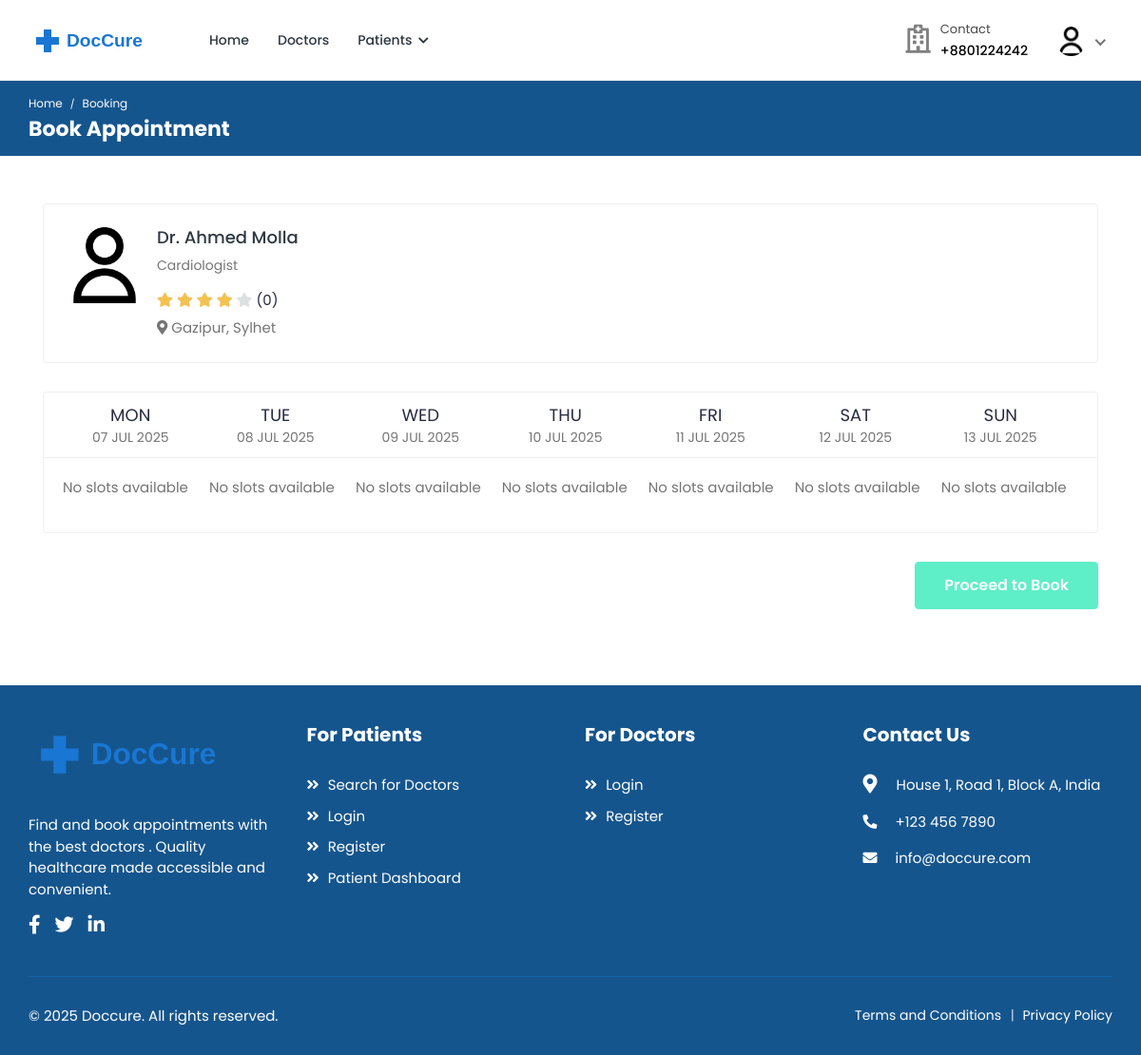
/bookings/doctor/doctor15 (signed in), run on an earlier commit of the app's database.
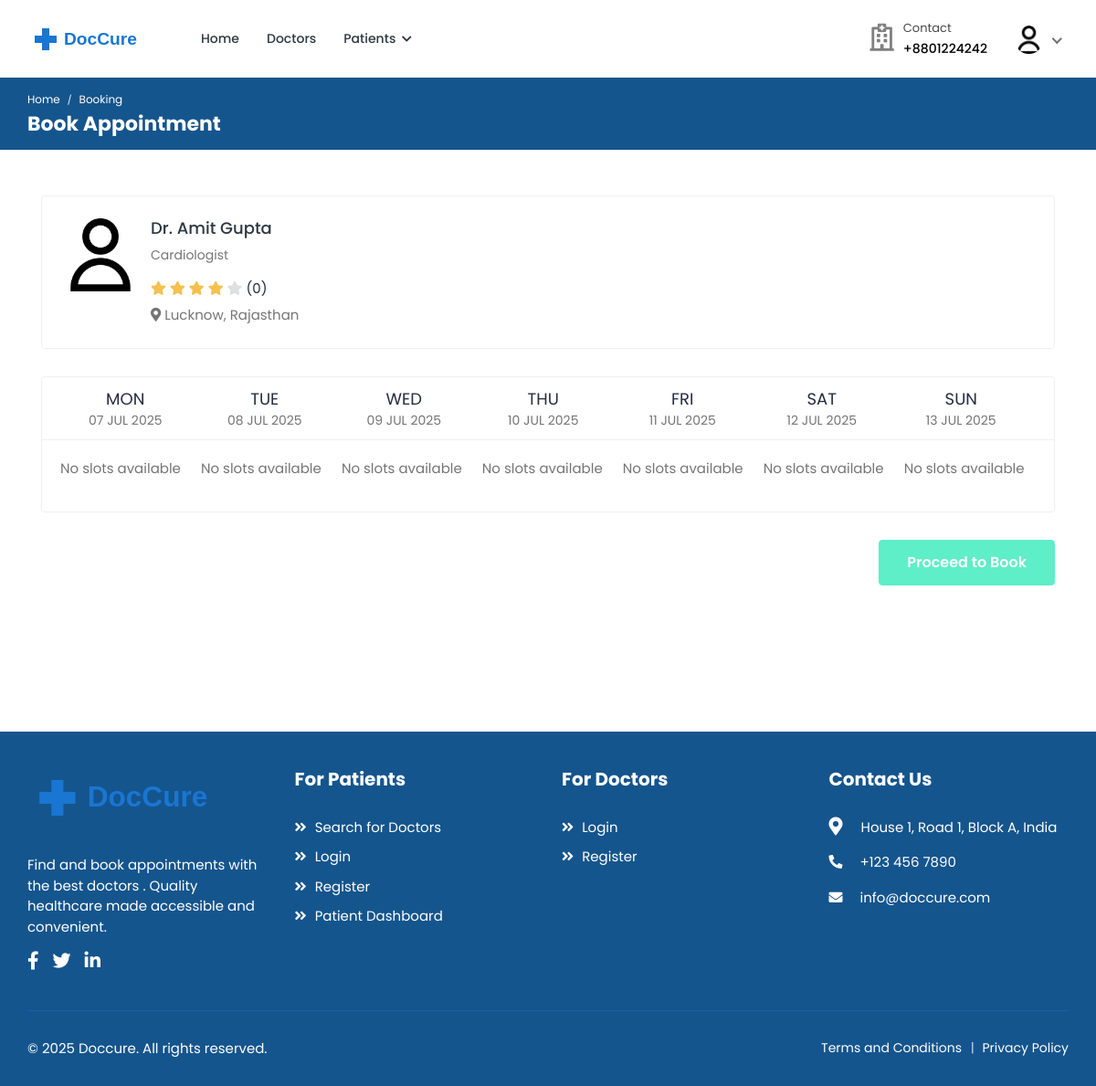
And on a later commit of the database.
### accounts/models.py (models this page shows, shortened)
class User(AbstractUser):
    class RoleChoices(models.TextChoices):
        DOCTOR = "doctor", "Doctor"
        PATIENT = "patient", "Patient"
    username = models.CharField(max_length=30, unique=True)
    role = models.CharField(
        choices=RoleChoices.choices,
        max_length=20,
        default="patient",
        error_messages={"required": "Role must be provided"},
    )
    email = models.EmailField(
        blank=True,
        error_messages={
            "unique": "A user with that email already exists.",
        },
    )
    first_name = models.CharField(max_length=150, blank=True)
    last_name = models.CharField(max_length=150, blank=True)
    registration_number = models.IntegerField(null=True, blank=True)
    USERNAME_FIELD = "username"
    REQUIRED_FIELDS = []
    objects = CustomUserManager()
    def get_full_name(self):
        full_name = "%s %s" % (self.first_name, self.last_name)
        return full_name.strip() or self.username
    @property
    def rating(self):
        return 4  # Default value

class Profile(models.Model):
    user = models.OneToOneField(
        User, on_delete=models.CASCADE, related_name="profile"
    )
    avatar = models.ImageField(
        default="defaults/user.png", upload_to=profile_photo_directory_path
    )
    phone = models.CharField(max_length=20, blank=True, null=True)
    dob = models.DateField(blank=True, null=True)
    about = models.TextField(blank=True, null=True)
    specialization = models.CharField(max_length=255, blank=True, null=True)
    gender = models.CharField(
        max_length=10,
        choices=[("male", "Male"), ("female", "Female"), ("other", "Other")],
        blank=True,
    )
    address = models.TextField(blank=True, null=True)
    city = models.CharField(max_length=100, blank=True)
    state = models.CharField(max_length=100, blank=True)
    postal_code = models.CharField(max_length=20, blank=True)
    country = models.CharField(max_length=100, blank=True)
    price_per_consultation = models.DecimalField(
        max_digits=10, decimal_places=2, null=True, blank=True
    )
    is_available = models.BooleanField(default=True)
    blood_group = models.CharField(
        max_length=5,
        choices=[
            ("A+", "A+"),
            ("A-", "A-"),
            ("B+", "B+"),
            ("B-", "B-"),
            ("O+", "O+"),
            ("O-", "O-"),
            ("AB+", "AB+"),
            ("AB-", "AB-"),
        ],
        blank=True,
        null=True,
    )
    allergies = models.TextField(blank=True, null=True)
    medical_conditions = models.TextField(blank=True, null=True)
    @property
    def image(self):
        return (
            self.avatar.url
            if self.avatar.storage.exists(self.avatar.name)
            else "{}defaults/user.png".format(settings.MEDIA_URL)
        )

### bookings/views.py (the view, shortened to what this page needs)
class BookingView(LoginRequiredMixin, View):
    template_name = "bookings/booking.html"
    def get_week_dates(self):
        today = datetime.now().date()
        week_dates = []
        for i in range(7):
            date = today + timedelta(days=i)
            week_dates.append(
                {
                    "date": date,
                    "day": date.strftime("%a"),
                    "day_num": date.strftime("%d"),
                    "month": date.strftime("%b"),
                    "year": date.strftime("%Y"),
                    "full_date": date.strftime("%Y-%m-%d"),
                }
            )
        return week_dates
    def get_available_slots(self, doctor, date):
        day_name = date.strftime("%A").lower()
        day_schedule = getattr(doctor, day_name, None)
        if not day_schedule:
            return []
    def get(self, request: HttpRequest, *args, **kwargs):
        try:
            doctor = (
                User.objects.select_related("profile")
                .prefetch_related(
                    "sunday__time_range",
                    "monday__time_range",
                    "tuesday__time_range",
                    "wednesday__time_range",
                    "thursday__time_range",
                    "friday__time_range",
                    "saturday__time_range",
                    "appointments",
                )
                .get(
                    username=kwargs["username"],
                    role=User.RoleChoices.DOCTOR,
                    is_active=True,
                )
            )
        except User.DoesNotExist:
            raise Http404("Doctor not found")
        week_dates = self.get_week_dates()
        schedule = {}
        for date_info in week_dates:
            date = datetime.strptime(date_info["full_date"], "%Y-%m-%d").date()
            schedule[date_info["full_date"]] = self.get_available_slots(
                doctor, date
            )
        context = {
            "doctor": doctor,
            "week_dates": week_dates,
            "schedule": schedule,
            "selected_date": request.GET.get(
                "date", week_dates[0]["full_date"]
            ),
        }
        return render(request, self.template_name, context)

### accounts/managers.py (called while the page is built)
    def get(self, *args, **kwargs):
        return super().select_related("profile").get(*args, **kwargs)

### bookings/templatetags/booking_tags.py (called while the page is built)
@register.filter
def get_item(dictionary, key):
    return dictionary.get(key)

### templates/bookings/booking.html (shortened to what the changed rows need)
{% extends 'base.html' %}
{% load static %}
{% load booking_tags %}
{% block content %}
    <div class="breadcrumb-bar">
        <div class="container-fluid">
            <div class="row align-items-center">
                <div class="col-md-12 col-12">
                    <h2 class="breadcrumb-title">Book Appointment</h2>
                </div>
            </div>
        </div>
    </div>
    <div class="content">
        <div class="container">
            <div class="row">
                <div class="col-12">
                    <div class="card">
                        <div class="card-body">
                            <div class="booking-doc-info">
                                <a href="{% url 'doctors:doctor-profile' doctor.username %}" class="booking-doc-img">
                                    <img src="{{ doctor.profile.image }}" alt="{{ doctor.get_full_name }}">
                                </a>
                                <div class="booking-info">
                                    <h4><a href="{% url 'doctors:doctor-profile' doctor.username %}">Dr. {{ doctor.get_full_name }}</a></h4>
                                    {% if doctor.profile.specialization %}
                                        <p class="doc-speciality">{{ doctor.profile.specialization }}</p>
                                    {% endif %}
                                    <div class="rating">
                                        <i class="fas fa-star {% if doctor.rating >= 1 %}filled{% endif %}"></i>
                                        <i class="fas fa-star {% if doctor.rating >= 2 %}filled{% endif %}"></i>
                                        <i class="fas fa-star {% if doctor.rating >= 3 %}filled{% endif %}"></i>
                                        <i class="fas fa-star {% if doctor.rating >= 4 %}filled{% endif %}"></i>
                                        <i class="fas fa-star {% if doctor.rating >= 5 %}filled{% endif %}"></i>
                                        <span class="d-inline-block average-rating">({{ doctor.reviews_count|default:0 }})</span>
                                    </div>
                                    {% if doctor.profile.city %}
                                        <p class="text-muted mb-0">
                                            <i class="fas fa-map-marker-alt"></i> {{ doctor.profile.city }}{% if doctor.profile.state %}, {{ doctor.profile.state }}{% endif %}
                                        </p>
                                    {% endif %}
                                </div>
                            </div>
                        </div>
                    </div>
                </div>
            </div>
        </div>
    </div>
{% endblock %}

What changed in the data, as far as the page shows it:
changed User "Cardiologist": get_full_name "Ahmed Molla" → "Amit Gupta"; profile.city "Gazipur" → "Lucknow"; profile.state "Sylhet" → "Rajasthan"
